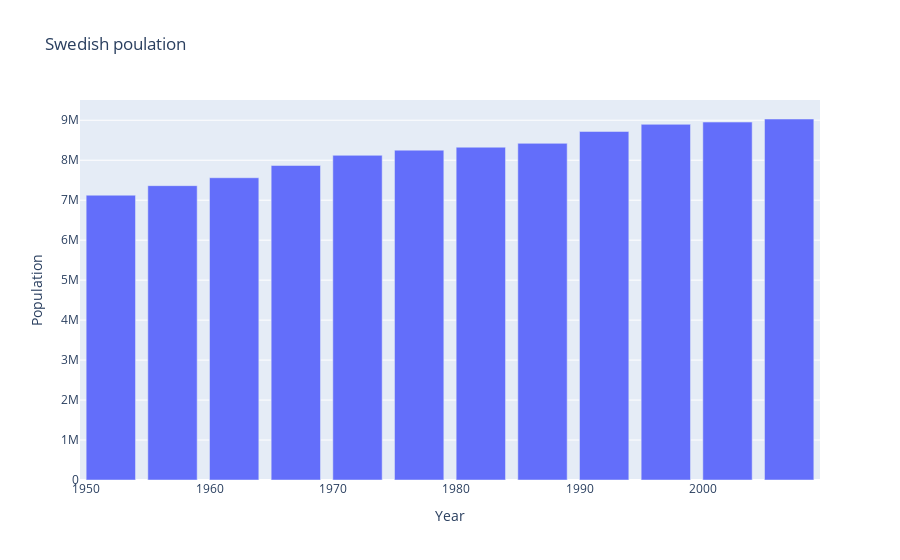

The notebook cell saved with this chart:
### Markdown cell above
# Bar chart

### Code cell
fig = px.bar(
    sweden,
    x="year",
    y="pop",
    labels={"year": "Year", "pop": "Population"},
    title="Swedish poulation",
    # color ="lifeExp"
)
fig.show()

### Figure 1 — Plotly figure (JSON) as saved in the notebook; plotly's stock layout.template omitted (floating-point values rounded to 4 significant figures)
{"data": [{"alignmentgroup": "True", "hovertemplate": "Year=%{x}<br>Population=%{y}<extra></extra>", "legendgroup": "", "marker": {"color": "#636efa", "pattern": {"shape": ""}}, "name": "", "offsetgroup": "", "orientation": "v", "showlegend": false, "textposition": "auto", "type": "bar", "x": [1952, 1957, 1962, 1967, 1972, 1977, 1982, 1987, 1992, 1997, 2002, 2007], "xaxis": "x", "y": [7124673, 7363802, 7561588, 7867931, 8122293, 8251648, 8325260, 8421403, 8718867, 8897619, 8954175, 9031088], "yaxis": "y"}], "layout": {"barmode": "relative", "legend": {"tracegroupgap": 0}, "title": {"text": "Swedish poulation"}, "xaxis": {"anchor": "y", "domain": [0, 1], "title": {"text": "Year"}}, "yaxis": {"anchor": "x", "domain": [0, 1], "title": {"text": "Population"}}}}
